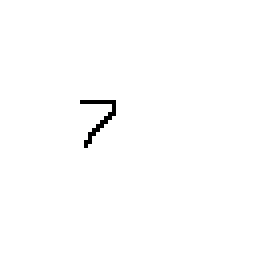
#> input picture seven.png, 64 x 64 px (shown 4 times larger)
$ python image_prediction.py
#> lines starting #> are read from the running program, lines starting #| are printed output that depends on the picture
import numpy as np
import matplotlib.pyplot as plt
from PIL import Image, ImageOps
import requests
from io import BytesIO

# Load the trained model
model = np.load('trained_model.npz')
#> (reads trained_model.npz from the repository)
W1, b1 = model['W1'], model['b1']
W2, b2 = model['W2'], model['b2']
W3, b3 = model['W3'], model['b3']

# Activation functions
def sigmoid(x):
    return 1 / (1 + np.exp(-x))

def softmax(x):
    exp_values = np.exp(x - np.max(x, axis=1, keepdims=True))
    return exp_values / np.sum(exp_values, axis=1, keepdims=True)

# Predict function
def predict_digit(img_array):
    img_array = img_array / 16.0  # normalize
    Z1 = np.dot(img_array, W1) + b1
    A1 = sigmoid(Z1)
    Z2 = np.dot(A1, W2) + b2
    A2 = sigmoid(Z2)
    Z3 = np.dot(A2, W3) + b3
    A3 = softmax(Z3)
    return np.argmax(A3, axis=1)[0]

# Fetch image from URL and preprocess
def fetch_and_predict(image_path_or_url):
    # Load model
#> called with image_path_or_url = './seven.png'
    model = np.load('trained_model.npz')
    W1, b1 = model['W1'], model['b1']
    W2, b2 = model['W2'], model['b2']
    W3, b3 = model['W3'], model['b3']

    # Check if input is a URL or local path
    if image_path_or_url.startswith('http'):
        response = requests.get(image_path_or_url)
        img = Image.open(BytesIO(response.content)).convert('L')  # Convert to grayscale
    else:
        img = Image.open(image_path_or_url).convert('L')  # Local image
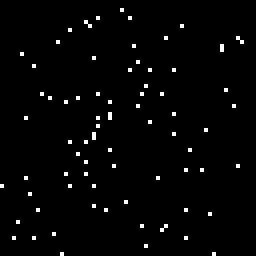
#> img: PIL image 64x64 L (shown 4 times larger); values 0 (black) and 1 (white), 1.9% white in thin lines or dots

    # Resize and invert image
    img = img.resize((8, 8), Image.Resampling.LANCZOS)
    img = ImageOps.invert(img)

    # Convert to numpy array and normalize like training data
    img_array = np.array(img).reshape(1, -1)
    img_array = img_array / 16.0  # Normalize to match training

    # Forward pass
    A1 = sigmoid(np.dot(img_array, W1) + b1)
    A2 = sigmoid(np.dot(A1, W2) + b2)
    A3 = softmax(np.dot(A2, W3) + b3)

    # Prediction
    prediction = np.argmax(A3)
#> prediction = 4
    print(f"Predicted Digit: {prediction}")
#| Predicted Digit: 4

    plt.imshow(img_array.reshape(8, 8), cmap='gray')
    plt.title(f"Predicted: {prediction}")
    plt.show()
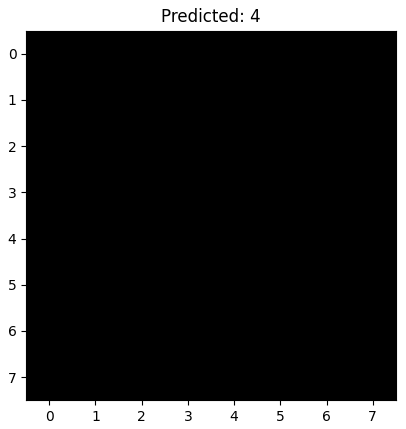
#> figure drawn by matplotlib, 1 panel


# Example usage
image_url = "./seven.png"  # Replace with your image URL
fetch_and_predict(image_url)
